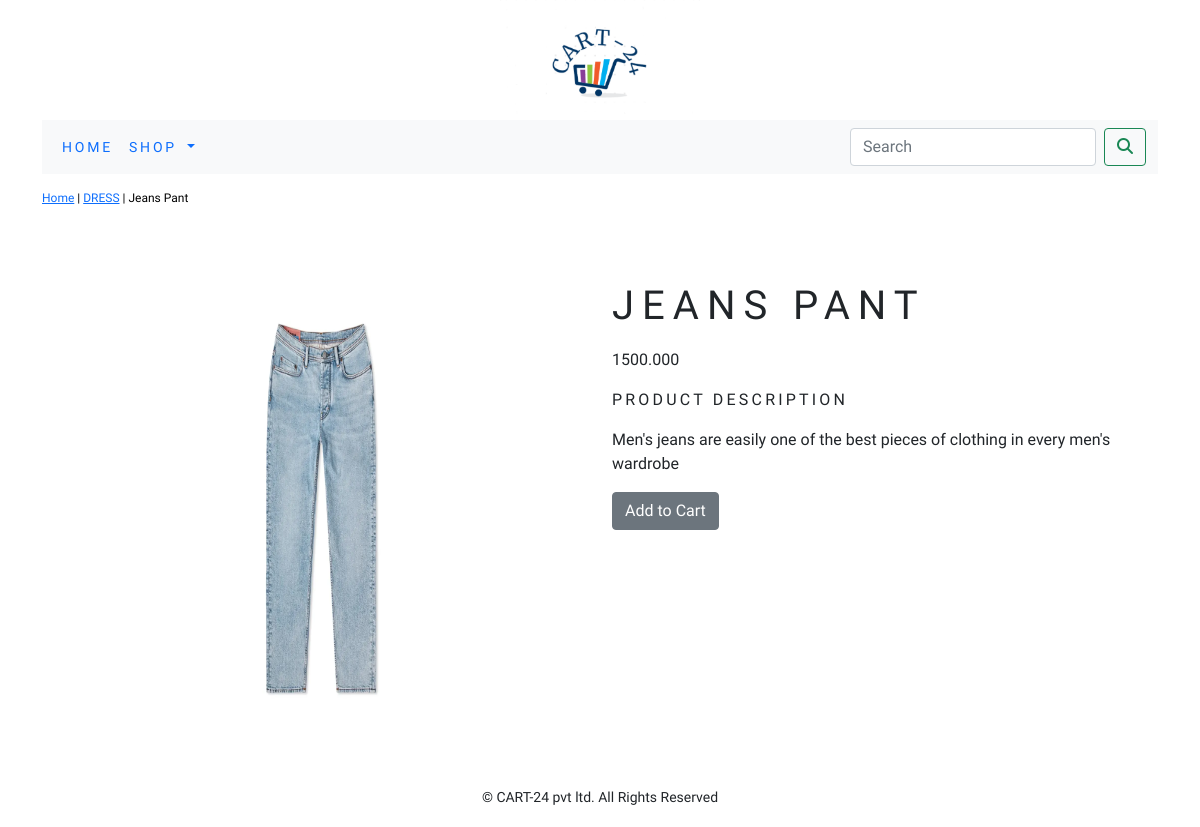
Page /shop/dress/jeans-pant/ (signed in) on the committed database.
### shopapp/models.py (models this page shows, shortened)
class Product(models.Model):
    name=models.CharField(max_length=250,unique=True)
    slug=models.SlugField(max_length=250,unique=True)
    description=models.TextField(blank=True)
    price=models.DecimalField(max_digits=10,decimal_places=3)
    category=models.ForeignKey(Category,on_delete=models.CASCADE)
    image=models.ImageField(upload_to='product',blank=True)
    stock=models.IntegerField()
    available=models.BooleanField(default=True)
    created=models.DateTimeField(auto_now_add=True)
    updated=models.DateTimeField(auto_now=True)
    class Meta:
        ordering=('name',)
        verbose_name='product'
        verbose_name_plural='products'

class Category(models.Model):
    name=models.CharField(max_length=250,unique=True)
    slug=models.SlugField(max_length=250,unique=True)
    description=models.TextField(blank=True)
    image=models.ImageField(upload_to='category')
    class Meta:
        ordering=('name',)
        verbose_name='category'
        verbose_name_plural='categories'
    def get_url(self):
        return reverse('shopapp:products_by_category',args=[self.slug])
    def __str__(self):
        return '{}'.format(self.name)

### shopapp/views.py (the view)
# urls.py: path('<slug:c_slug>/<slug:p_slug>/',views.proDetail,name='prodCatDetail'),
def proDetail(request,c_slug,p_slug):
    try:
        product=Product.objects.get(category__slug=c_slug,slug=p_slug)
    except Exception as e:
        raise e
    return render(request,'product.html',{'product':product})

### cartapp/context_processors.py (called while the page is built)
def counter(request):
    item_count=0
    if 'admin' in request.path:
        return {}
    else:
        try:
            cart=Cart.objects.filter(cart_id=_cart_id(request))
            cart_items=CartItem.objects.all().filter(cart=cart[:1])
            for cart_item in cart_items:
                item_count += cart_item.quantity
        except Cart.DoesNotExist:
            item_count=0
    return dict(item_count=item_count)

### cartapp/views.py (called while the page is built)
def _cart_id(request):
    cart=request.session.session_key
    if not cart:
        cart=Cart.session.create()
    return cart

### shopapp/context_processors.py (called while the page is built)
def menu_links(request):
    links=Category.objects.all()
    return dict(links=links)

### template/product.html (shortened to what this page needs)
{% extends 'base.html' %}
{% load static %}
    {% block content %}
        <div class="row my_prod_row_class">
            <div class="mx_auto">
                <p><a href="{% url 'shopapp:allProdCat' %}">Home</a> | <a href="{{product.category.get_utl}}">{{product.category}}</a> | {{product.name}} </p>
            </div>
        </div>
<div class="container">
        <br>
        <div class="row">
            <div class="col-12 col-sm-12 col-md-12 col-lg-6 text-center">
                <div style="min-width:18rem;">
                    <img src="{{product.image.url}}" alt="{{product.name}}" width="500px" height="500px">
                </div>
            </div>
                <div class="col-12 col-sm-12 col-md-12 col-lg-6">
                    <div>
                    <h1 class="my_product_title">{{product.name}}</h1>
                    <p>{{product.price}}</p>
                    <p class="my_title">Product Description</p>
                    <p class="text-justify my_prod_text">{{product.description}}</p>
                    {% if product.stock <= 0 %}
                        <p><b class="text-justify my_prod_title">Out of Stock</b></p>
                    {% else %}
                        <a href="{% url 'cartapp:add_cart' product.id %}" class="btn btn-secondary">Add to Cart</a>
                    {% endif %}
                </div>
            </div>
        </div>
        </div>
    {% endblock %}

### static/css/custom.css (style rules this page uses)
body { font-family: "Trirong", serif; }
.my_title { font-size:16px; letter-spacing:.2em; text-transform:uppercase; }
.my_prod_row_class { padding-top:15px; padding-bottom:20px; }
.my_prod_row_class .mx_auto { color:#000; font-size:12px; text-decoration:none; }
.my_product_title { letter-spacing:.2em; text-size:16px; text-transform:uppercase; padding-top:15px; padding-bottom:10px; }
.my_prod_text { padding-right:20px; }

### rows in the picture
Product: category "DRESS", name "Jeans Pant", image (picture), name "JEANS PANT", price "1500.000", description "Men's jeans are easily one of the best pieces of clothing in every men's wardrobe"
